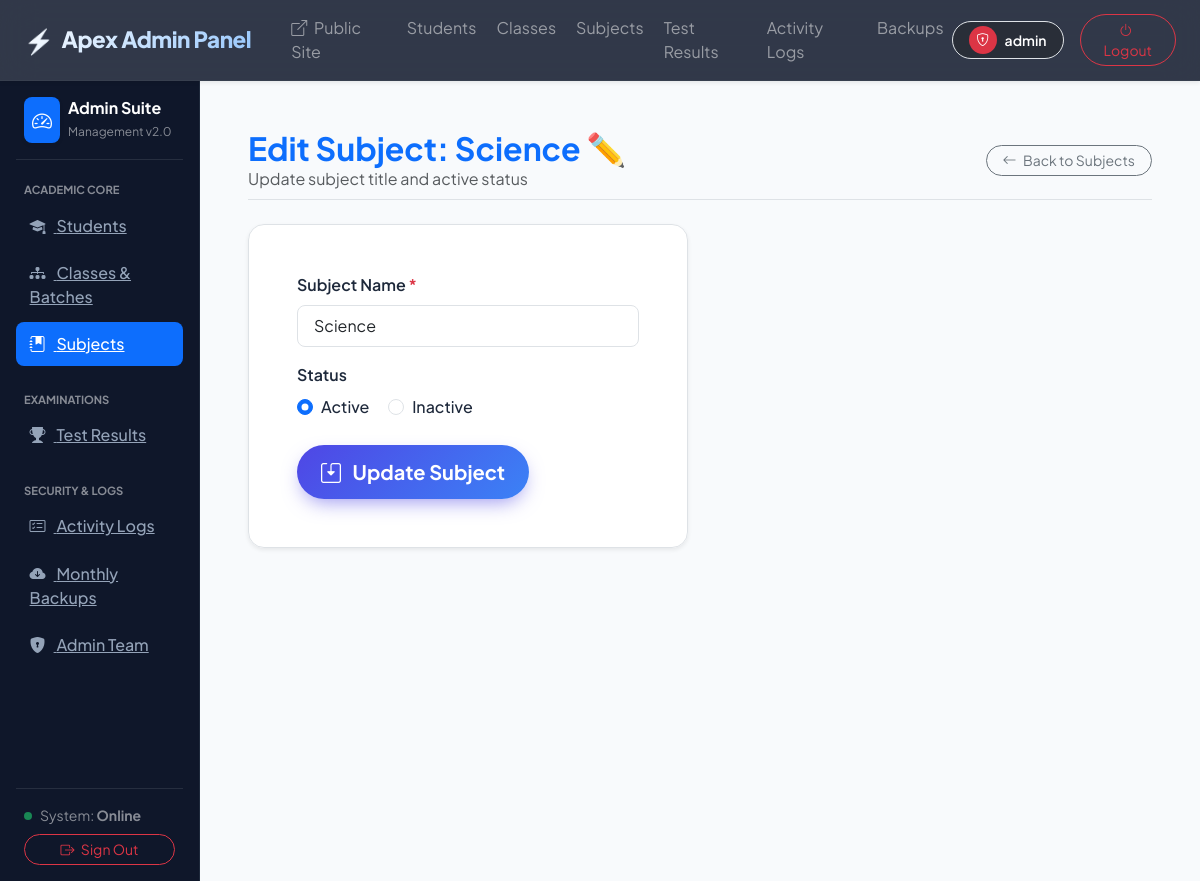
Page /subject-edit.php?subjectid=2 (signed in) on the committed database.
### tables this page shows
CREATE TABLE tblsubject (
    subjectid INTEGER PRIMARY KEY AUTOINCREMENT,
    subjectname TEXT NOT NULL UNIQUE,
    status INTEGER DEFAULT 1,
    addedipaddress TEXT,
    addedDatetime TEXT
);

### subject-edit.php (the view, shortened to what this page needs)
<?php
include "dbms.php";
$subjectid = $_REQUEST["subjectid"] ?? null;
$stmt = $conn->prepare("SELECT * FROM tblsubject WHERE subjectid = :id");
$stmt->bindParam(':id', $subjectid, PDO::PARAM_INT);
$stmt->execute();
$subject = $stmt->fetch();
include "includes/top.php";
?>
<?php
include "includes/nav.php";
include "includes/left-side.php";
?>
<div class="container-fluid p-0">
    <div class="d-flex justify-content-between align-items-center mb-4 border-bottom pb-2 flex-wrap gap-2">
        <div>
            <h2 class="text-primary fw-bold m-0">Edit Subject: <?php echo htmlspecialchars($subject['subjectname']); ?> ✏️</h2>
            <p class="text-muted m-0">Update subject title and active status</p>
        </div>
        <a href="subjects-table.php" class="btn btn-outline-secondary btn-sm rounded-pill px-3">
            <i class="bi bi-arrow-left me-1"></i> Back to Subjects
        </a>
    </div>
    <div class="row">
        <div class="col-md-6">
            <form action="subject-edit-process.php" method="POST" class="glass-card p-4 p-md-5 border shadow-sm rounded-4">
                <div class="mb-3">
                    <label for="subjectNameInput" class="form-label fw-semibold">Subject Name <span class="text-danger">*</span></label>
                    <input type="text" class="form-control form-control-lg fs-6" id="subjectNameInput" name="subjectname" value="<?php echo htmlspecialchars($subject['subjectname']); ?>" required>
                </div>
                <div class="mb-4">
                    <label class="form-label fw-semibold d-block">Status</label>
                    <div class="form-check form-check-inline">
                        <input class="form-check-input" type="radio" name="status" id="statusActive" value="1" <?php if ($subject['status'] == '1') echo 'checked'; ?>>
                        <label class="form-check-label fw-medium" for="statusActive">Active</label>
                    </div>
                    <div class="form-check form-check-inline">
                        <input class="form-check-input" type="radio" name="status" id="statusInactive" value="0" <?php if ($subject['status'] == '0') echo 'checked'; ?>>
                        <label class="form-check-label fw-medium" for="statusInactive">Inactive</label>
                    </div>
                </div>
                <div>
                    <button type="submit" class="btn btn-gradient-primary btn-lg rounded-pill px-4 fw-bold">
                        <i class="bi bi-save2 me-2"></i> Update Subject
                    </button>
                </div>
            </form>
        </div>
    </div>
</div>
<?php
include "includes/end.php";
?>

### style.css (style rules this page uses)
:root { --primary: #4f46e5; --primary-hover: #4338ca; --primary-light: #eef2ff; --secondary: #0ea5e9; --accent: #f59e0b; --success: #10b981; --danger: #ef4444; --dark-bg: #0f172a; --card-bg: rgba(255, 255, 255, 0.92); --glass-border: rgba(255, 255, 255, 0.4); --glass-shadow: 0 20px 40px -15px rgba(0, 0, 0, 0.07); --font-main: 'Plus Jakarta Sans', -apple-system, BlinkMacSystemFont, "Segoe UI", Roboto, sans-serif; }
body { font-family: var(--font-main); background-color: #f8fafc; color: #1e293b; overflow-x: hidden; margin: 0; padding: 0; }
.glass-card { background: var(--card-bg); backdrop-filter: blur(16px); -webkit-backdrop-filter: blur(16px); border: 1px solid var(--glass-border); border-radius: 1.25rem; box-shadow: var(--glass-shadow); transition: all 0.3s cubic-bezier(0.16, 1, 0.3, 1); }
.btn-gradient-primary { background: linear-gradient(135deg, #4f46e5 0%, #3b82f6 100%); color: #ffffff !important; border: none; border-radius: 0.75rem; padding: 0.75rem 1.75rem; font-weight: 600; transition: all 0.25s ease; box-shadow: 0 8px 20px -6px rgba(79, 70, 229, 0.6); }

### rows in the picture
tblsubject: subjectname "Science", status "☑ Active", status "☐ Inactive"

### other values in the picture
$_SESSION['adminusername'] "admin"
